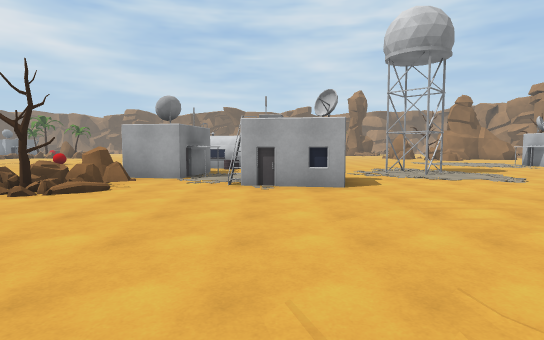
[1] (above)

24 first-person views from a walk through a Unity game level. The camera is 1.5 m above the floor, tilts 4° down and sees 80° across. The floor is counted in squares, 2 m on a side. Each view is taken from the middle of a square. On the plan, view 1 faces up. The plan holds only what a view shows up to about 11 squares ahead; the rest is blank. The place goes on beyond the plan. Some animated figures are not drawn.

[2]
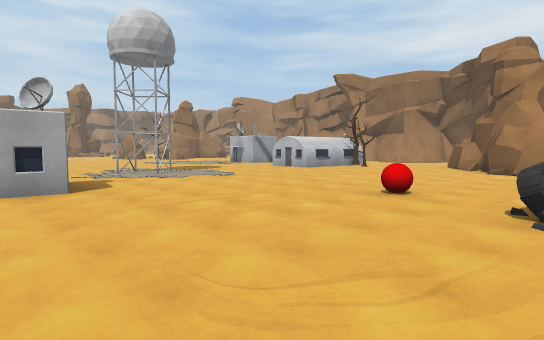

[3]
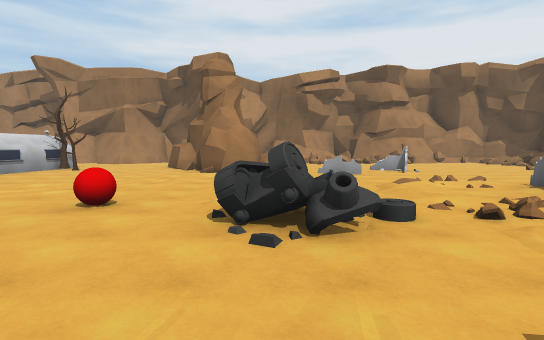

[4]
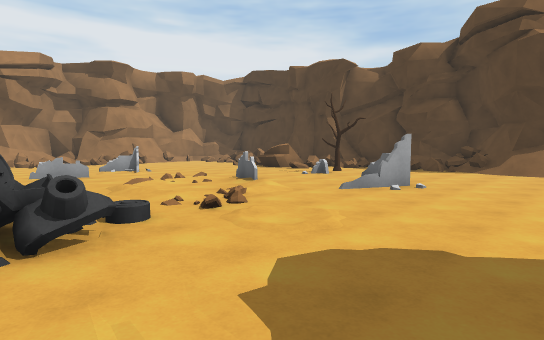

[5]
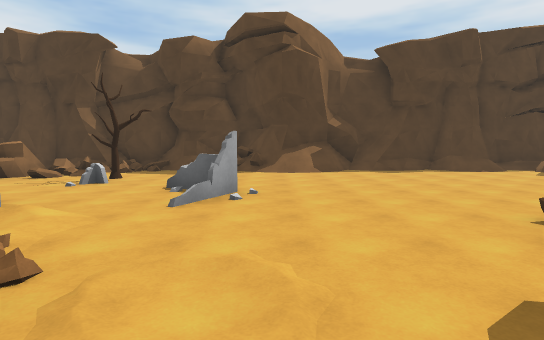

[6]
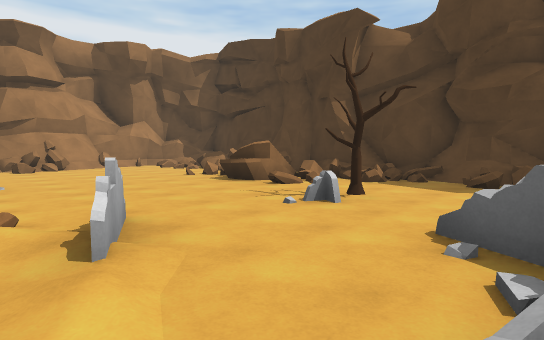

[7]
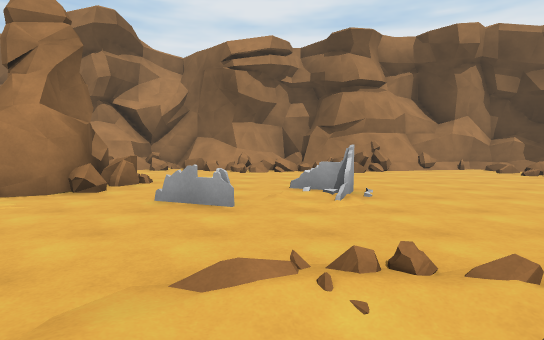

[8]
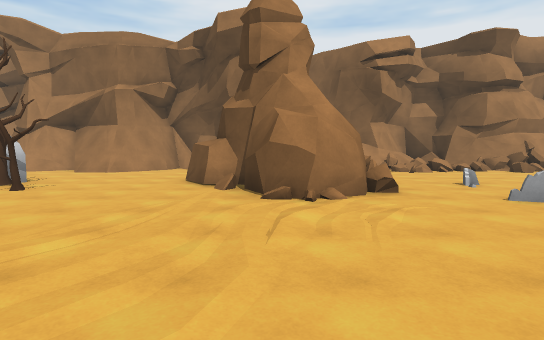

[9]
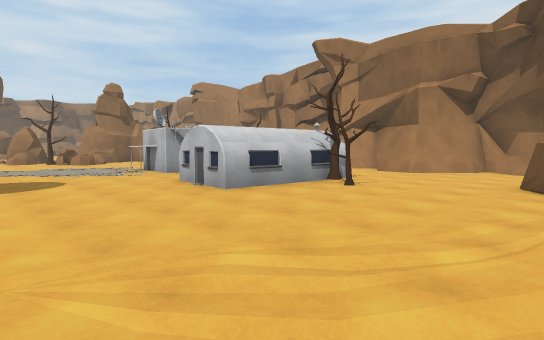

[10]
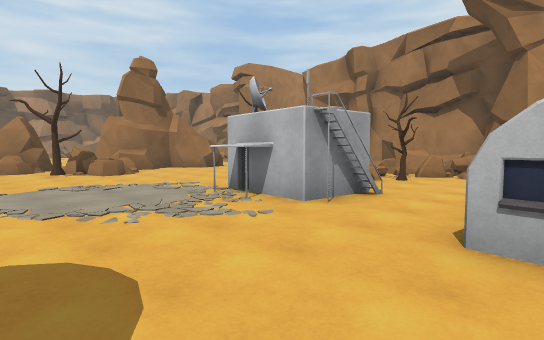

[11]
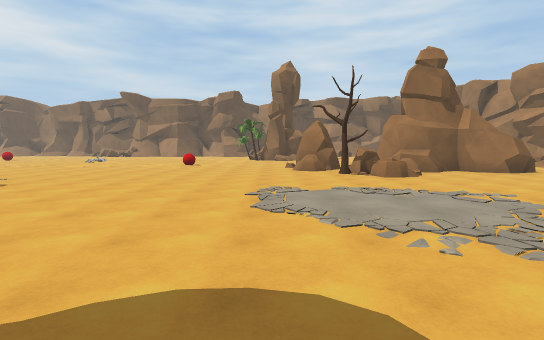

[12]
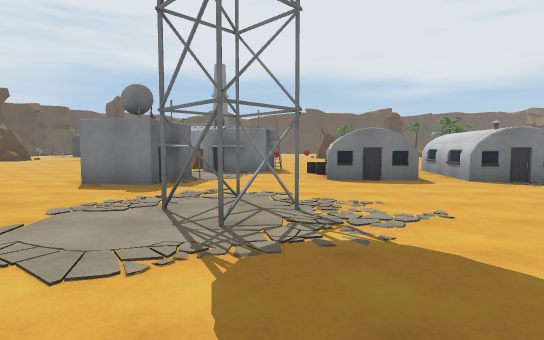

[13]
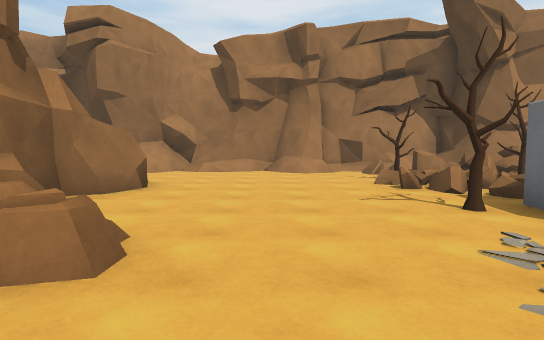

[14]
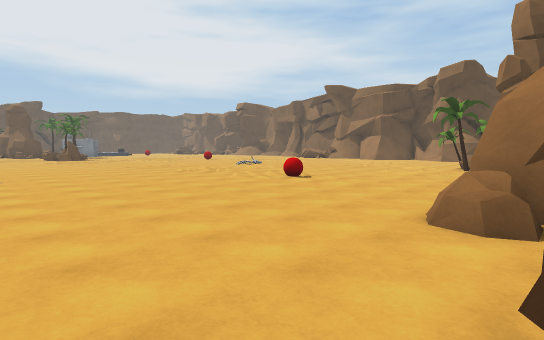

[15]
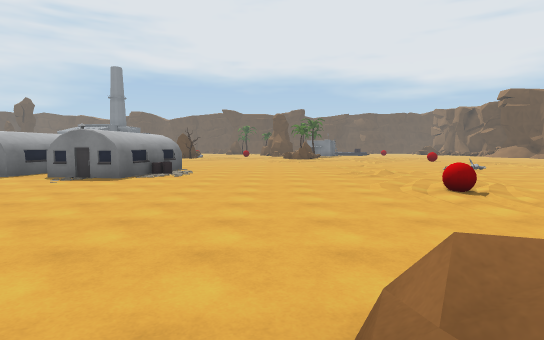

[16]
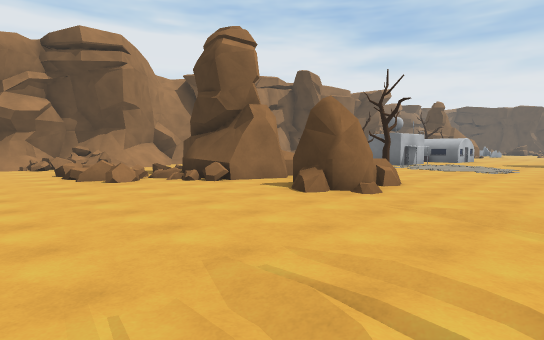

[17]
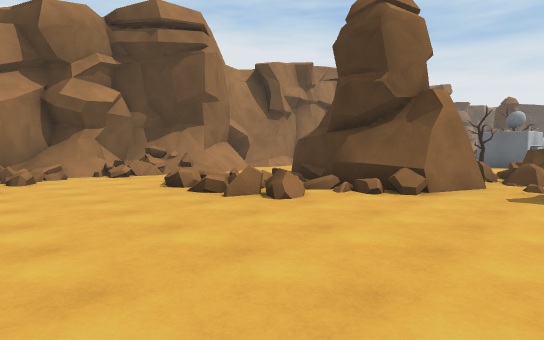

[18]
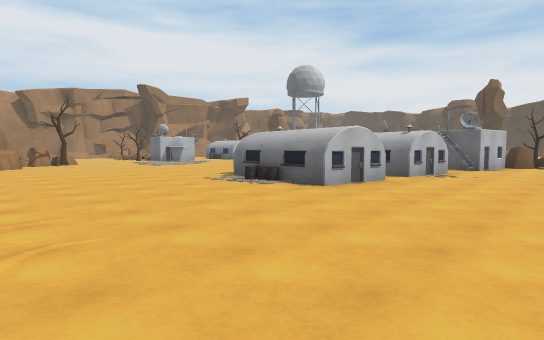

[19]
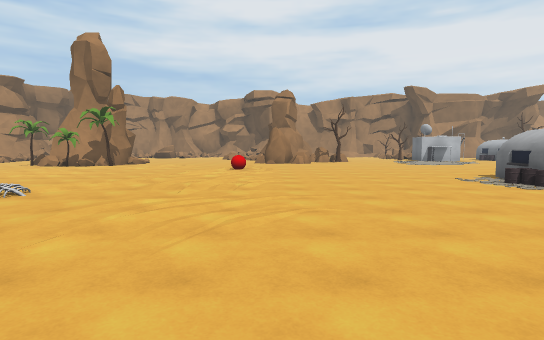

[20]
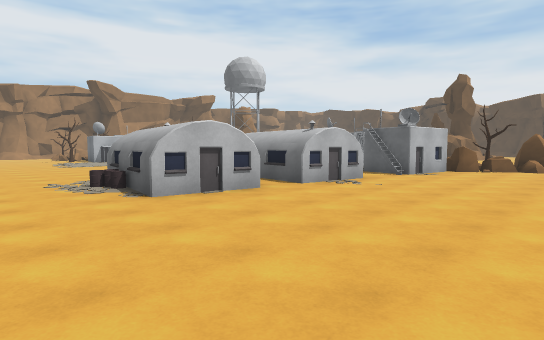

[21]
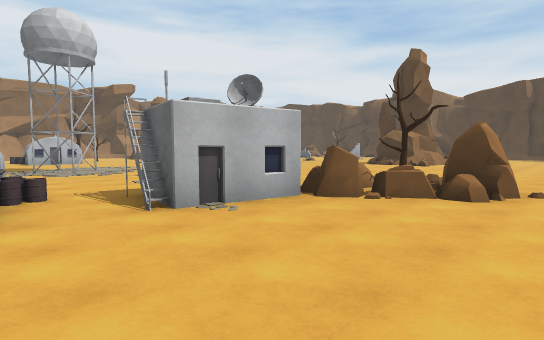

[22]
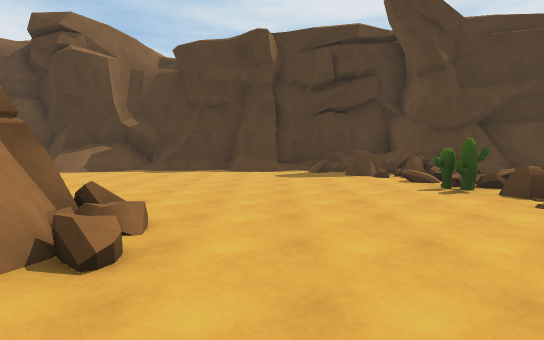

[23]
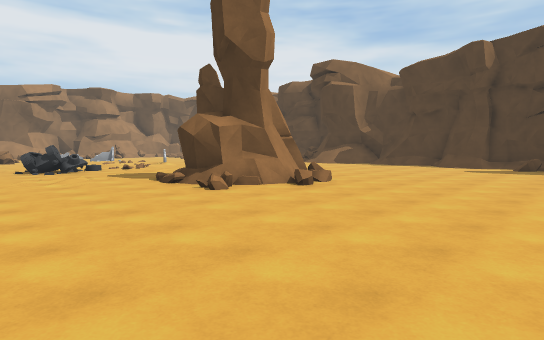

[24]
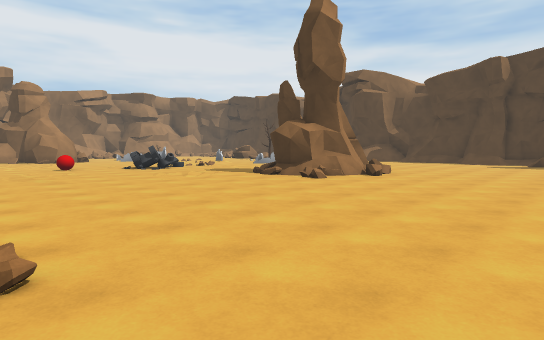

### Floor plan
Key: @ floor where view 1 was taken; # wall or solid block; x gap in a wall; . main floor; : floor 0.25 m higher than the main floor; + floor 0.5 m higher than the main floor; / step, stairs or slope; = window, fence, low wall or low ledge; ^ raised ledge; O other object.
Columns run from 7 left of view 1 to 19 right of it. Each row starts with its distance up from view 1.
 28      ........O  .......
 27      =..................#=#
 26     .....................=#
 25    .................=.=..=#
 24   ..................=.= .=#
 23  ....../...O.......##.  .=#
 22 ...............O#.###.  /##
 21  ..............OO.##### //#
 20  ................O^####../#
 19 ................OOO......##
 18 .................O.......##
 17 ......OO..................#
 16 .....OOOO................##
 15 .....OOOO.................#
 14 .................O#O.=O.=##
 13 .....OOO.........OO x=#=^/^
 12 ....OOOO..........O#.O.##/#
 11 ......O................=#^^
 10 ....OO.....##......    /#
  9 ....OO.....##....O    ..#
  8 ...OOO.#O........OOOO..##
  7 ..OO/.OOO.........OO...##
  6 .OOO/...O............../##
  5 ...:..................../#
  4 ......................../#
  3 ...................##
  2 ............O.....###  ##
  1 ..................#### .=
  0 .......@...#^. ....#^...=
 -1 ...........=.  .........=
 -2 .....=##....///..=..=..##
 -3 ..../###..../../.......==
 -4 ..../#  ....////...=...##
 -5 .............==.........#
 -6 ...........#...........##
 -7 O..........#=...........#
 -8 +.............O.........#
 -9 =...............#=/=....#
-10 ^=.............##= #=#= #
-11  =......///==.====#==  =#
-12  ######/###=#/#######   #
-13           ######

Positions as (right, up) in squares from view 1, and headings:
1: (0, 0), facing up
2: (0, 0), facing up-right
3: (1, 0), facing right
4: (1, 0), facing down-right
5: (3, -1), facing down
6: (4, -4), facing down-right
7: (6, -3), facing right
8: (6, 2), facing right
9: (6, 3), facing up-right
10: (7, 9), facing up-right
11: (7, 10), facing up
12: (8, 10), facing left
13: (8, 17), facing right
14: (9, 17), facing up-left
15: (9, 20), facing left
16: (5, 27), facing down-right
17: (9, 28), facing down-right
18: (-6, 22), facing down-right
19: (-7, 22), facing right
20: (-7, 19), facing down-right
21: (-7, 12), facing down-right
22: (-4, -1), facing down
23: (-7, 2), facing down-right
24: (-7, 5), facing down-right
